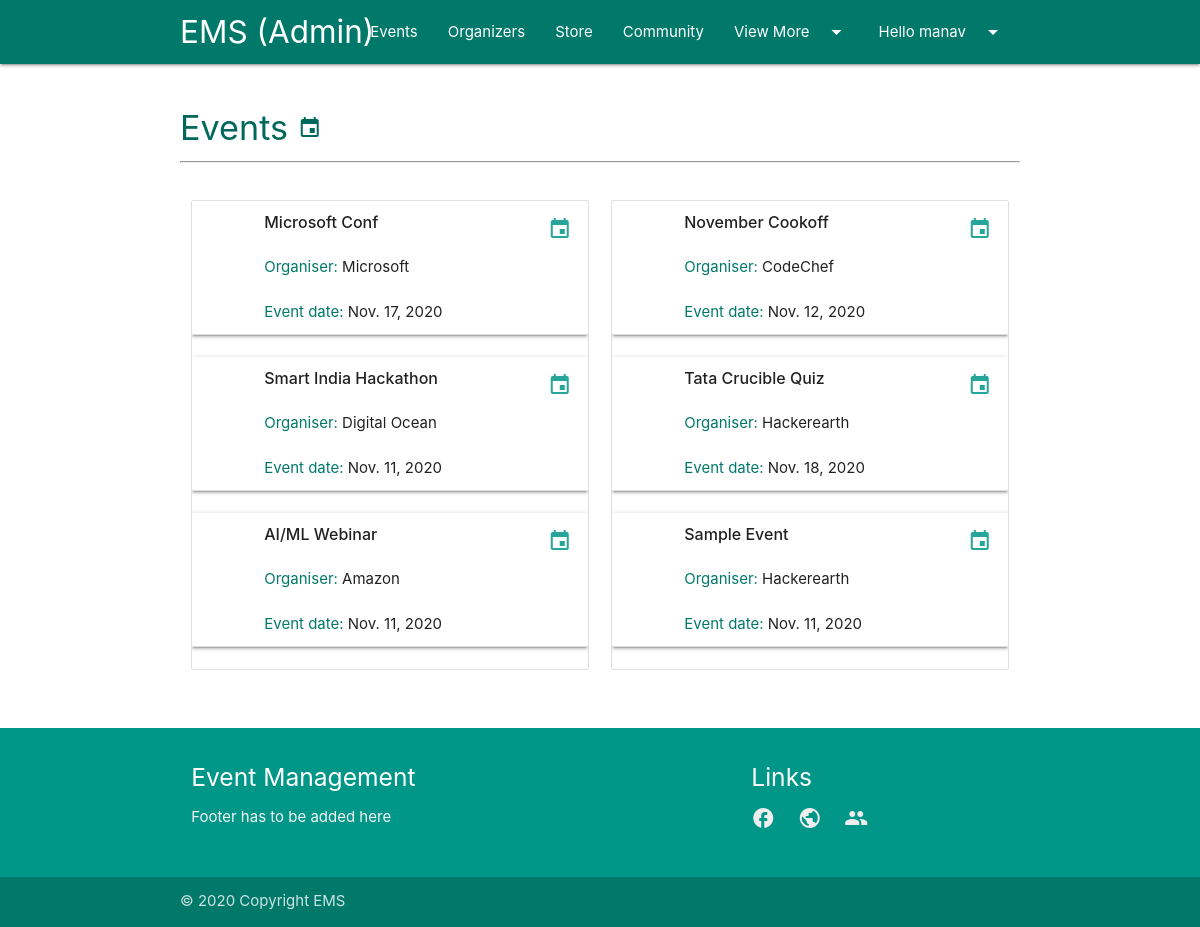
Page /events/ (signed in) on the earlier database version.
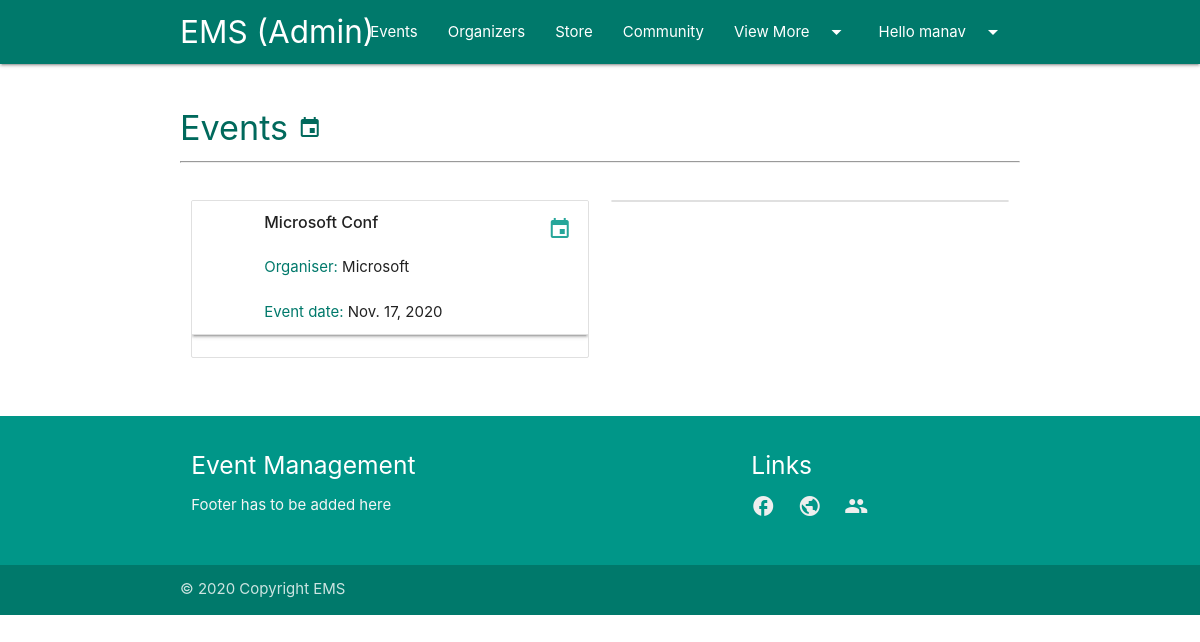
Same page on the later database version.
### ems/models.py (models this page shows, shortened)
class Event(models.Model):
    CATEGORIES = [
        ('Virtual Conference', 'Virtual Conference'),
        ('Hackathon', 'Hackathon'),
        ('Coding Contest', 'Coding Contest'),
        ('Quiz', 'Quiz'),
        ('Webinar', 'Webinar'),
        ('Product Launch', 'Product Launch'),
        ('Trade Show', 'Trade Show')
    ]
    name = models.CharField(max_length=200)
    organiser = models.ForeignKey(Organiser, null=True, on_delete=models.CASCADE)
    description = models.TextField(max_length=500, null=True)
    category = models.CharField(max_length=200, choices=CATEGORIES)
    event_date = models.DateField()
    created_dated = models.DateField(auto_now_add=True)

class Organiser(models.Model):
    user = models.OneToOneField(User, null=True, on_delete=models.CASCADE)
    name = models.CharField(max_length=200, null=True)
    about = models.TextField(max_length=600, null=True)
    location = models.CharField(max_length=200, null=True)
    def __str__(self):
        return str(self.name)

### ems/decorators.py (the view)
        def wrapper_func(request, *args, **kwargs):
            group = None
            if request.user.groups.exists():
                group = request.user.groups.all()[0].name
            if group in allowed_roles:
                return view_func(request, *args, **kwargs)
            else:
                return render(request, 'auth/error.html')
            return view_func(request, *args, **kwargs)

### ems/templatetags/auth_extras.py (called while the page is built)
@register.filter(name='has_group')
def has_group(user, group_name):
    group = Group.objects.get(name=group_name)
    return True if group in user.groups.all() else False

### ems/views.py (called while the page is built)
@login_required(login_url='login')
@allowed_users(allowed_roles=['admin', 'participant', 'organiser'])
def events(request):
    events1 = Event.objects.all()[0::2]
    events2 = Event.objects.all()[1::2]
    context = {
        'events1': events1,
        'events2': events2,
    }
    return render(request, 'ems/render/events.html', context)

### ems/templates/ems/render/events.html (shortened to what this page needs)
{% extends 'ems/main.html' %}
{% load static %}
{% load auth_extras %}
{% block content %}
<div class="container users-section">
    <br>
    <h4 class="teal-text text-darken-3">Events <i class="material-icons">event</i></h4>
    <hr>
    <br>
    <div class="row">
        <div class="col m6">
            <ul class="collection">
                {% for event in events1 %}
                <li class="collection-item avatar z-depth-1">
                    <span class="title"><strong>{{ event.name }}</strong></span>
                    <p><br><span class="teal-text text-darken-2">Organiser: </span>{{ event.organiser }}<br>
                        <br><span class="teal-text text-darken-2">Event date: </span>{{ event.event_date }}
                    </p>
                    <a href="{% url 'view_event' event.id %}" class="secondary-content"><i class="material-icons">event</i></a>
                </li>
                <br>
                {% endfor %}
            </ul>
        </div>
        <div class="col m6">
            <ul class="collection">
                {% for event in events2 %}
                <li class="collection-item avatar z-depth-1">
                    <span class="title"><strong>{{ event.name }}</strong></span>
                    <p><br><span class="teal-text text-darken-2">Organiser: </span>{{ event.organiser }}<br>
                        <br><span class="teal-text text-darken-2">Event date: </span>{{ event.event_date }}
                    </p>
                    <a href="{% url 'view_event' event.id %}" class="secondary-content"><i class="material-icons">event</i></a>
                </li>
                <br>
                {% endfor %}
            </ul>
        </div>
    </div>
    <br>
</div>
{% endblock %}

Differences in the rows shown:
removed Event: name "Smart India Hackathon", organiser "Digital Ocean", event_date "Nov. 11, 2020", shown under "Events"
removed Event: name "AI/ML Webinar", organiser "Amazon", event_date "Nov. 11, 2020", shown under "Events"
removed Event: name "November Cookoff", organiser "CodeChef", event_date "Nov. 12, 2020"
removed Event: name "Tata Crucible Quiz", organiser "Hackerearth", event_date "Nov. 18, 2020"
removed Event: name "Sample Event", organiser "Hackerearth", event_date "Nov. 11, 2020"
